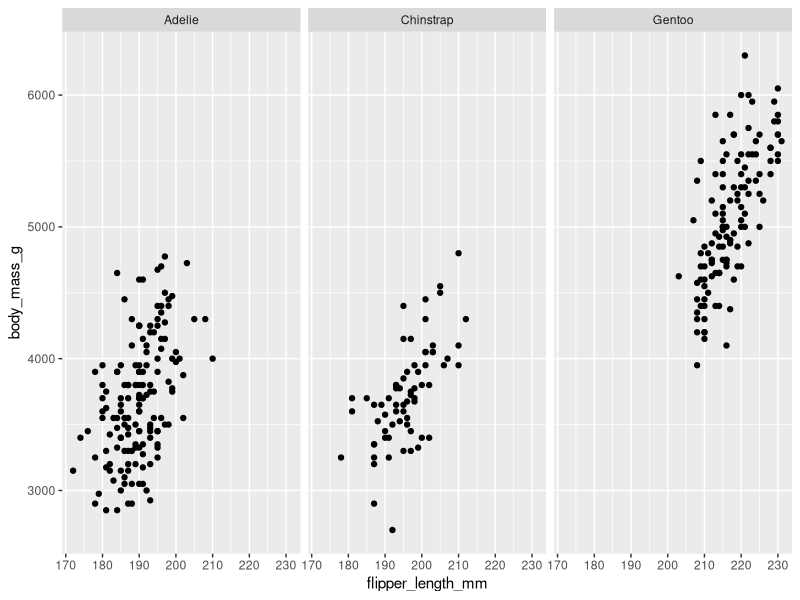
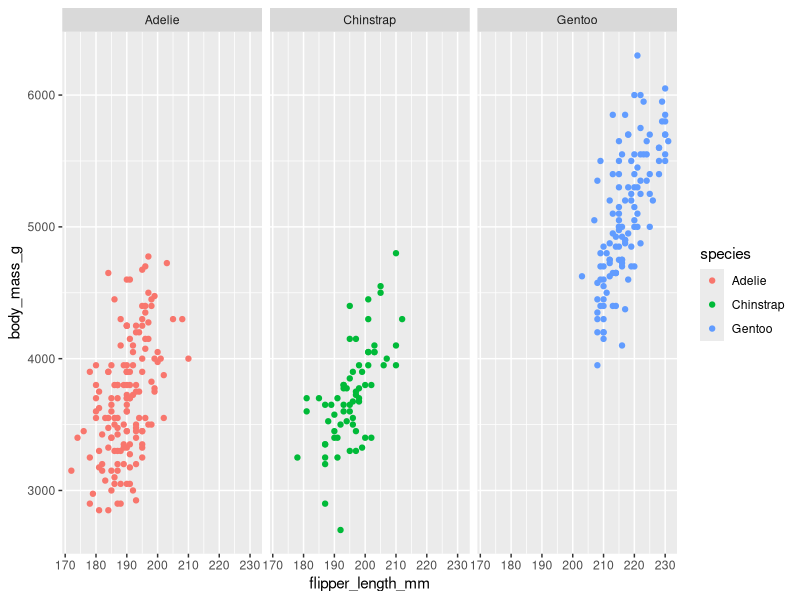
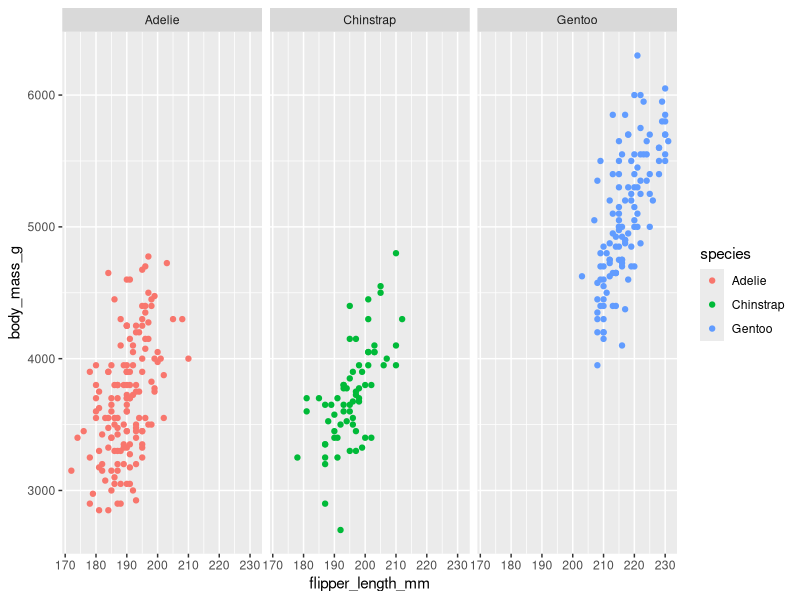
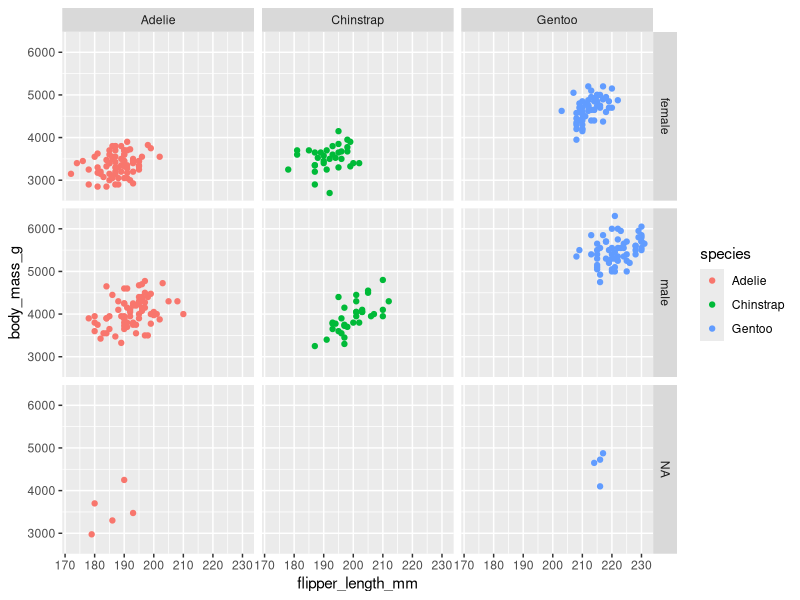
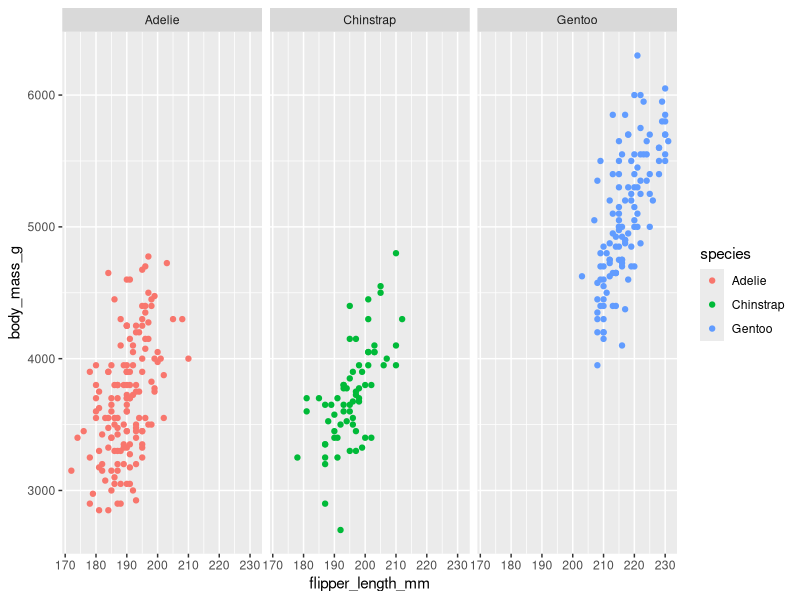
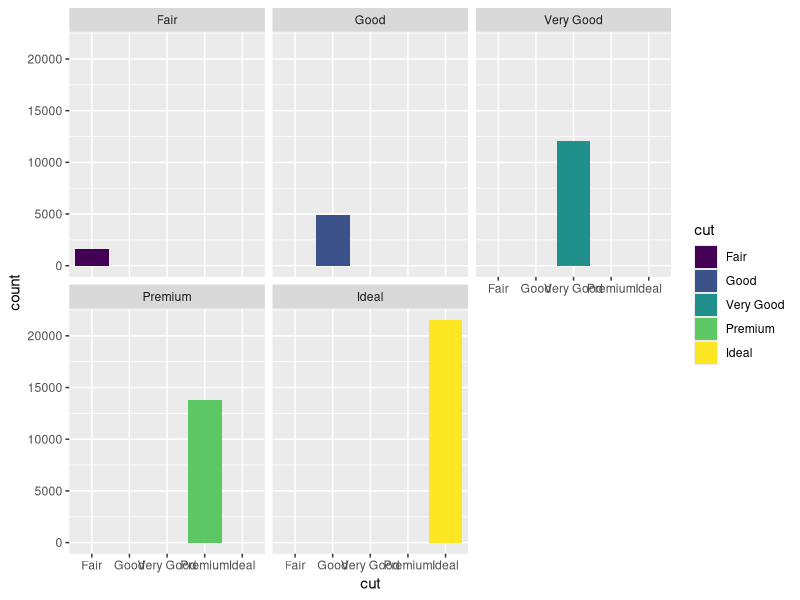
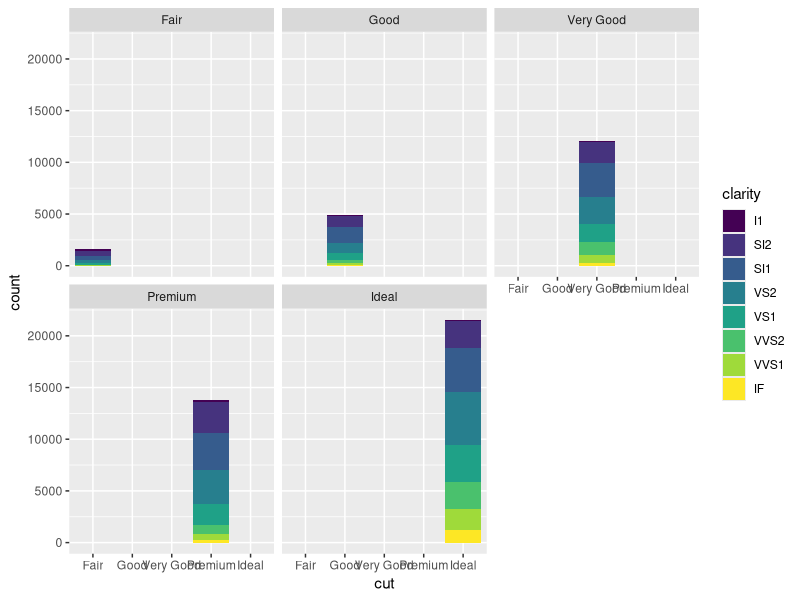

Generate these figures, in order, with R:
## ---- chunk 1
# Load the necessary libraries and data
library(ggplot2)
library(palmerpenguins)
## ---- chunk 2
data(penguins)
## ---- chunk 3
# Create a scatter plot faceted by species
ggplot(penguins, aes(x = flipper_length_mm, y = body_mass_g)) +
  geom_point() +
  facet_wrap(~ species)
## ---- chunk 4
# Scatter plot with color aesthetics applied to species
ggplot(penguins, aes(x = flipper_length_mm, y = body_mass_g, color = species)) +
  geom_point() +
  facet_wrap(~ species)
## ---- chunk 5
# Alternative syntax for adding color aesthetics
ggplot(penguins, aes(x = flipper_length_mm, y = body_mass_g)) +
  geom_point(aes(color = species)) +
  facet_wrap(~ species)
## ---- chunk 6
# Scatter plot faceted by both sex and species
ggplot(penguins, aes(x = flipper_length_mm, y = body_mass_g, color = species)) +
  geom_point() +
  facet_grid(sex ~ species)
## ---- chunk 7
# Facet grid by species only
ggplot(penguins, aes(x = flipper_length_mm, y = body_mass_g, color = species)) +
  geom_point() +
  facet_grid(~ species)
## ---- chunk 8
# Bar chart faceted by cut
data(diamonds)

ggplot(diamonds, aes(x = cut, fill = cut)) +
  geom_bar() +
  facet_wrap(~ cut)
## ---- chunk 9
# Bar chart faceted by cut with fill based on clarity
ggplot(diamonds, aes(x = cut, fill = clarity)) +
  geom_bar() +
  facet_wrap(~ cut)
